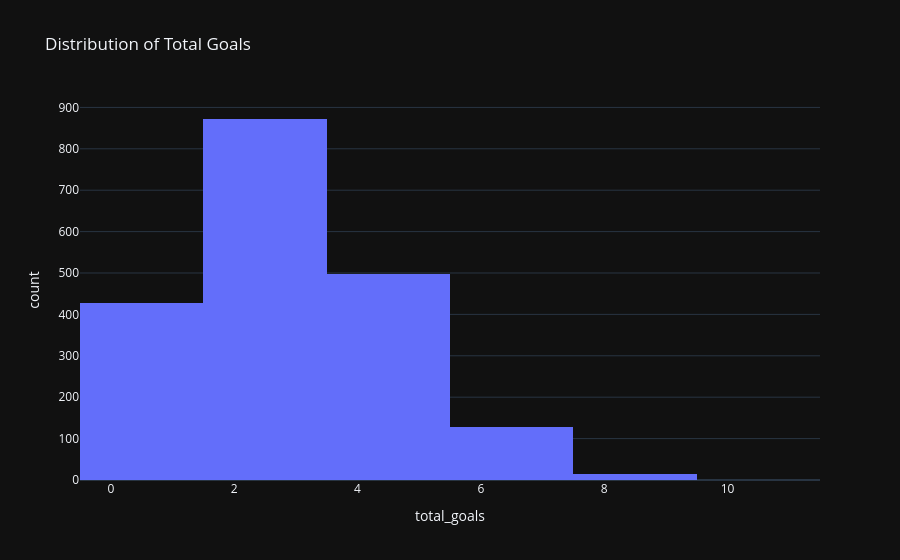

The code cell stored with this chart in its notebook:
### Code cell
fig = px.histogram(
    df,
    x='total_goals',
    nbins=10,
    title="Distribution of Total Goals"
)
fig.show()

### Figure 1 — Plotly figure (JSON) as saved in the notebook; plotly's stock layout.template omitted (floating-point values rounded to 4 significant figures; data arrays with more than 128 entries replaced by an {"elided": "..."} marker saying what was removed)
{"data": [{"bingroup": "x", "hovertemplate": "total_goals=%{x}<br>count=%{y}<extra></extra>", "legendgroup": "", "marker": {"color": "#636efa", "pattern": {"shape": ""}}, "name": "", "nbinsx": 10, "orientation": "v", "showlegend": false, "x": {"elided": "1941 int values"}, "xaxis": "x", "yaxis": "y", "type": "histogram"}], "layout": {"xaxis": {"anchor": "y", "domain": [0.0, 1.0], "title": {"text": "total_goals"}}, "yaxis": {"anchor": "x", "domain": [0.0, 1.0], "title": {"text": "count"}}, "legend": {"tracegroupgap": 0}, "title": {"text": "Distribution of Total Goals"}, "barmode": "relative"}}
